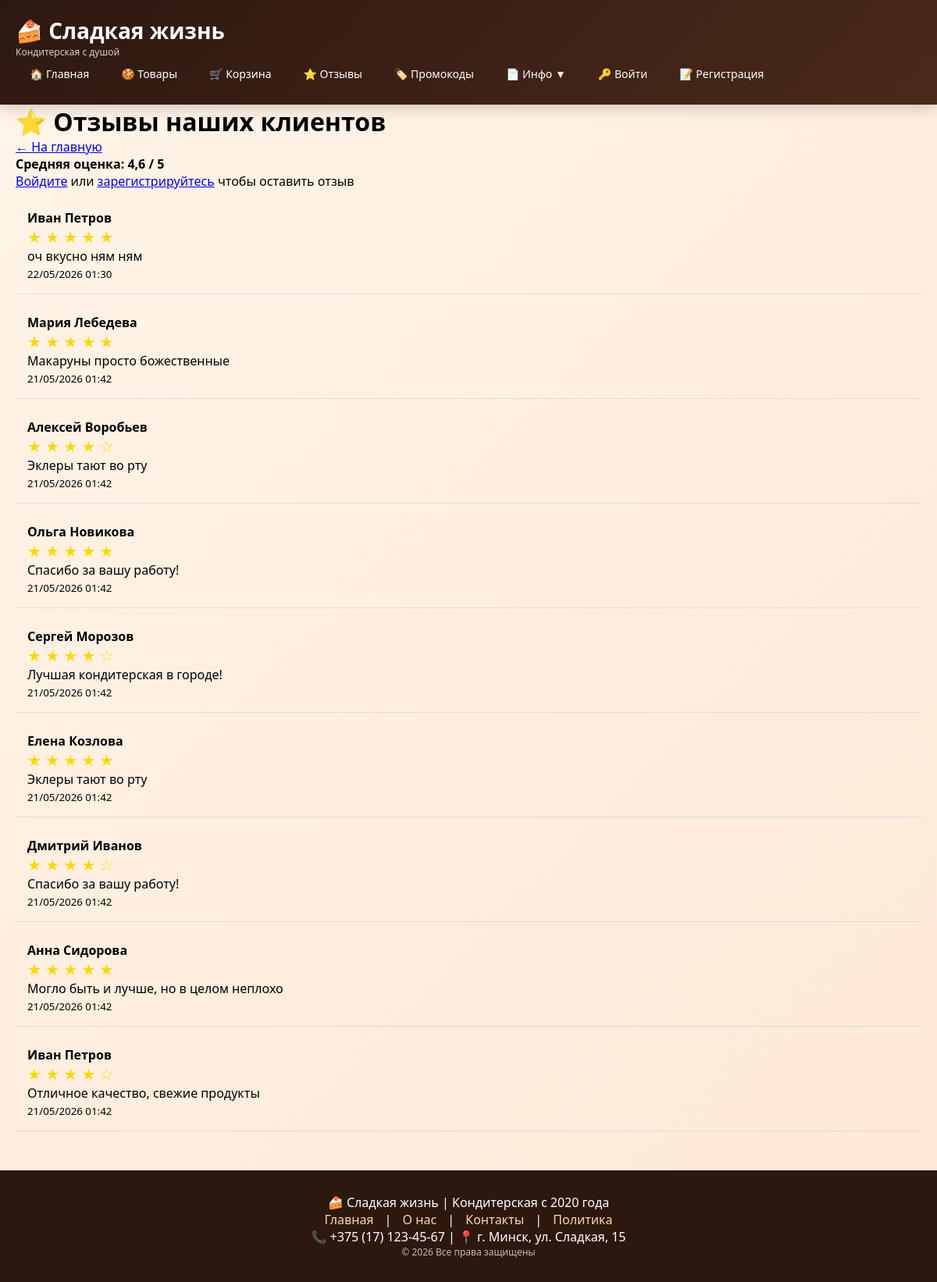
The app's page /reviews/ with its own data.
### shop/models.py (models this page shows, shortened)
class Review(models.Model):
    client = models.ForeignKey(Client, on_delete=models.CASCADE, related_name='reviews')
    product = models.ForeignKey(Product, on_delete=models.CASCADE, related_name='reviews', null=True, blank=True)
    rating = models.IntegerField(validators=[MinValueValidator(1), MaxValueValidator(5)])
    text = models.TextField()
    created_at = models.DateTimeField(auto_now_add=True)
    updated_at = models.DateTimeField(auto_now=True)

class Client(models.Model):
    user = models.OneToOneField(User, on_delete=models.CASCADE, null=True, blank=True)
    name = models.CharField(max_length=100)
    phone = models.CharField(
        max_length=20,
        validators=[RegexValidator(r'^\+375 \(\d{2}\) \d{3}-\d{2}-\d{2}$')]
    )
    email = models.EmailField()
    address = models.TextField()
    date_of_birth = models.DateField()
    registered_at = models.DateTimeField(auto_now_add=True)
    total_spent = models.DecimalField(max_digits=10, decimal_places=2, default=0)

### shop/views.py (the view)
# urls.py: re_path(r'^reviews/$', views.ReviewListView.as_view(), name='reviews'),
class ReviewListView(ListView):
    model = Review
    template_name = 'shop/reviews.html'
    context_object_name = 'reviews'
    ordering = ['-created_at']
    def get_context_data(self, **kwargs):
        context = super().get_context_data(**kwargs)
        avg_rating = Review.objects.aggregate(Avg('rating'))['rating__avg']
        context['avg_rating'] = round(avg_rating, 1) if avg_rating else 0
        context['form'] = ReviewForm()
        return context

### shop/templates/shop/reviews.html (shortened to what this page needs)
{% extends 'shop/base.html' %}
{% block content %}
<h1>⭐ Отзывы наших клиентов</h1>
<a href="{% url 'home' %}">← На главную</a>
<p><strong>Средняя оценка: {{ avg_rating }} / 5</strong></p>
{% if user.is_authenticated and user.client %}
    <div class="form-container">
        <h3>Оставить отзыв</h3>
        <form method="post" action="{% url 'add_review' %}">
            {% csrf_token %}
            {{ form.as_p }}
            <button type="submit">Отправить отзыв</button>
        </form>
    </div>
{% elif user.is_authenticated %}
    <p><strong>Только клиенты могут оставлять отзывы.</strong> <a href="{% url 'logout' %}">Выйдите</a> и зарегистрируйтесь как клиент.</p>
{% else %}
    <p><a href="{% url 'login' %}">Войдите</a> или <a href="{% url 'register' %}">зарегистрируйтесь</a> чтобы оставить отзыв</p>
{% endif %}
{% for review in reviews %}
    <div class="review">
        <strong>{{ review.client.name }}</strong>
        <div class="rating">
            {% for i in "12345"|make_list %}
                {% if forloop.counter <= review.rating %}★{% else %}☆{% endif %}
            {% endfor %}
        </div>
        <p>{{ review.text }}</p>
        <small>{{ review.created_at|date:"d/m/Y H:i" }}</small>
    </div>
{% empty %}
    <p>Отзывов пока нет. Будьте первым!</p>
{% endfor %}
{% endblock %}

### shop/templates/shop/base.html (style rules this page uses)
* { margin: 0; padding: 0; box-sizing: border-box; }
body { font-family: 'Segoe UI', Tahoma, Geneva, Verdana, sans-serif; background: linear-gradient(135deg, #fff5e8 0%, #ffe8d6 100%); min-height: 100vh; }

### shop/templates/shop/reviews.html (style rules this page uses)
.review { border-bottom: 1px solid #ddd; padding: 15px; margin: 10px 0; }
.rating { color: gold; font-size: 20px; }

### records on screen
Review: client.name "Иван Петров", rating 5 (drawn), text "оч вкусно ням ням", created_at "22/05/2026 01:30"
Review: client.name "Мария Лебедева", rating 5 (drawn), text "Макаруны просто божественные", created_at "21/05/2026 01:42"
Review: client.name "Алексей Воробьев", rating 4 (drawn), text "Эклеры тают во рту", created_at "21/05/2026 01:42"
Review: client.name "Ольга Новикова", rating 5 (drawn), text "Спасибо за вашу работу!", created_at "21/05/2026 01:42"
Review: client.name "Сергей Морозов", rating 4 (drawn), text "Лучшая кондитерская в городе!", created_at "21/05/2026 01:42"
Review: client.name "Елена Козлова", rating 5 (drawn), text "Эклеры тают во рту", created_at "21/05/2026 01:42"
Review: client.name "Дмитрий Иванов", rating 4 (drawn), text "Спасибо за вашу работу!", created_at "21/05/2026 01:42"
Review: client.name "Анна Сидорова", rating 5 (drawn), text "Могло быть и лучше, но в целом неплохо", created_at "21/05/2026 01:42"
Review: client.name "Иван Петров", rating 4 (drawn), text "Отличное качество, свежие продукты", created_at "21/05/2026 01:42"

### other values on screen
{{ avg_rating }} "4,6"
